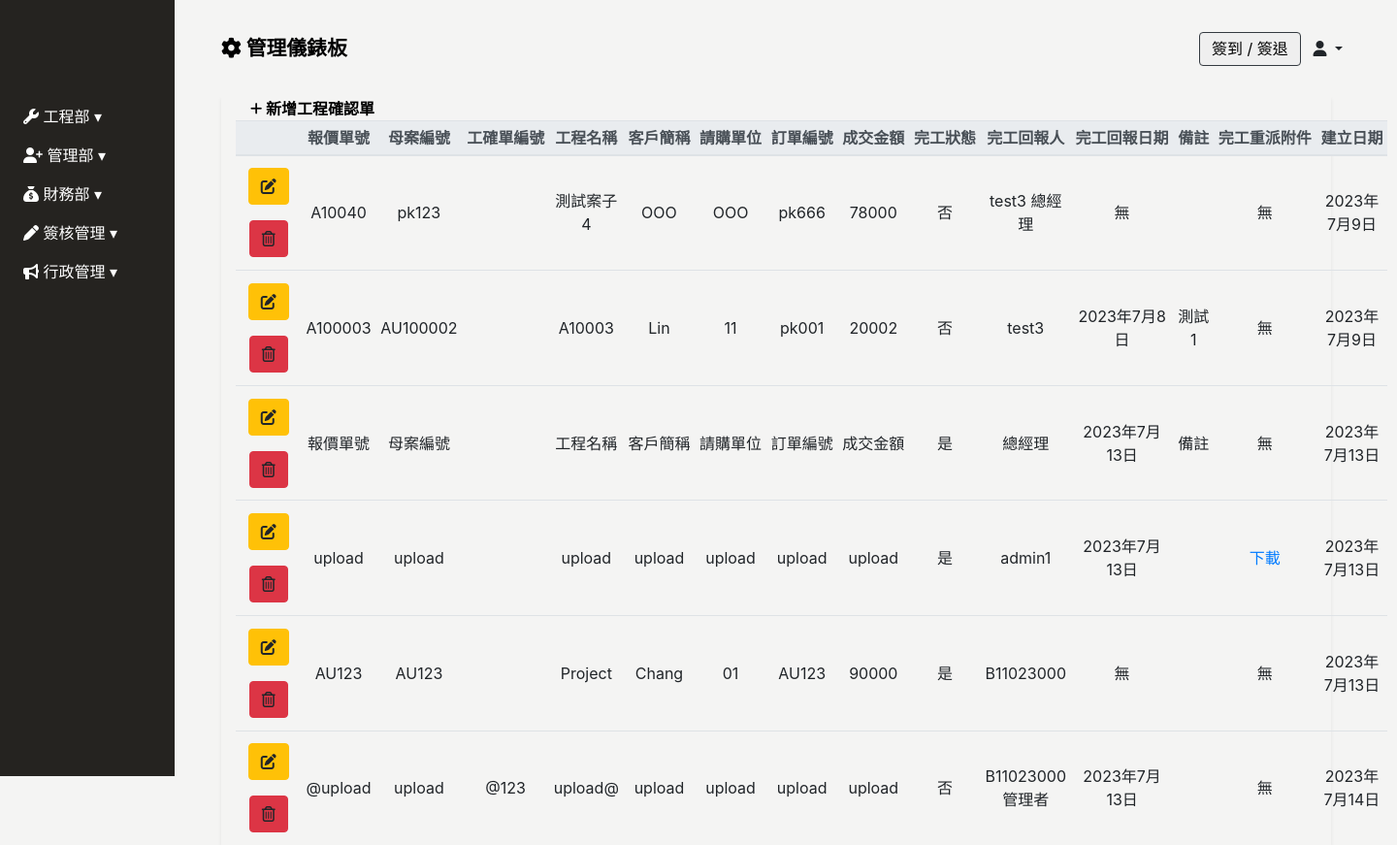
Page /project-confirmation/ on the committed database.
### Backend/models.py (models this page shows, shortened)
class Project_Confirmation(models.Model):
    quotation_id = models.CharField(max_length=100, null=True, blank=True, verbose_name="報價單號")
    project_confirmation_id = models.CharField(max_length=100, null=True, blank=True, verbose_name="工確單編號")
    project_name = models.CharField(max_length=100, null=True, blank=True, verbose_name="工程名稱")
    order_id = models.CharField(max_length=100, null=True, blank=True, verbose_name='訂單編號')
    c_a = models.CharField(max_length=100, null=True, blank=True, verbose_name='母案編號')
    client = models.CharField(max_length=100, null=True, blank=True, verbose_name='客戶簡稱')
    requisition = models.CharField(max_length=100, null=True, blank=True, verbose_name='請購單位')
    turnover = models.CharField(max_length=10, null=True, blank=True, verbose_name='成交金額') # 限制10個字輸入數字應該夠?
    is_completed = models.BooleanField(verbose_name='完工狀態')
    completion_report_employee = models.ManyToManyField(Employee, related_name='projects_confirmation_report_employee', verbose_name='完工回報人')
    completion_report_date = models.DateField(null=True, blank=True, verbose_name="完工回報日期")
    remark = models.TextField(null=True, blank=True, verbose_name="備註")
    reassignment_attachment = models.FileField(upload_to="project_confirmation_reassignment_attachment", null=True, blank=True, verbose_name="完工重派附件")
    created_date = models.DateField(default=timezone.now,verbose_name='建立日期')
    update_date = models.DateField(auto_now=True, verbose_name='更新日期')
    class Meta:
        verbose_name = "工程確認單"   # 單數
        verbose_name_plural = verbose_name   #複數
    def reassignment_attachment_link(self):
        if self.reassignment_attachment:
            download_link = "<a href='{}' download>下載</a>".format(self.reassignment_attachment.url)
            return mark_safe(download_link)
        else:
            return "無"

class Employee(models.Model):
    GENDER_CHOICES = [
        ('M', '男'),
        ('F', '女'),
    ]
    BLOOD_TYPE_CHOICES = [
        ('A', 'A型'),
        ('B', 'B型'),
        ('AB','AB型'),
        ('O', 'O型'),
    ]
    MARITAL_STATUS_CHOICES = [
        ('M', '已婚'),
        ('S', '未婚'),
        ('D', '離異'),
    ]
    MILITARY_STATUS_CHOICES = [
        ('M', '義務役'),
        ('E', '免服役'),
        ('A', '替代役'),
    ]
    user = models.OneToOneField(User, null=True, blank=True, on_delete=models.CASCADE)
    full_name = models.CharField(max_length=10, null=True, blank=True, verbose_name='員工名稱')
    employee_id	 = models.CharField(max_length=30, blank=True,verbose_name='員工ID')
    position = models.CharField(max_length=30, null=True, blank=True, verbose_name='職稱')
    phone_number = models.CharField(max_length=20, null=True, blank=True,verbose_name='手機號碼')
    contact_number = models.CharField(max_length=20, null=True, blank=True,verbose_name='聯絡電話')
    start_date = models.DateField(null=True, blank=True, verbose_name='到職日期')
    seniority = models.DecimalField(max_digits=3, decimal_places=1, null=True, blank=True, verbose_name='目前年資')
    id_number = models.CharField(max_length=20, null=True, blank=True, verbose_name='身份證字號')
    birthday = models.DateField(null=True, blank=True, verbose_name='出生日期')
    age = models.IntegerField(null=True, blank=True, verbose_name='年齡')
    gender = models.CharField(max_length=1, choices=GENDER_CHOICES, null=True, blank=True, verbose_name='性別')
    blood_type = models.CharField(max_length=2, choices=BLOOD_TYPE_CHOICES, null=True, blank=True, verbose_name='血型')
    birth_place = models.CharField(max_length=100, null=True, blank=True, verbose_name='出生地')
    marital_status = models.CharField(max_length=1, choices=MARITAL_STATUS_CHOICES, null=True, blank=True, verbose_name='婚姻狀況')
    military_status = models.CharField(max_length=1, choices=MILITARY_STATUS_CHOICES, null=True, blank=True, verbose_name='兵役狀況')
    permanent_address = models.CharField(max_length=50, null=True, blank=True, verbose_name='戶籍地址')
    current_address_city = models.CharField(max_length=50, null=True, blank=True, verbose_name='現居地址縣市')
    current_address = models.CharField(max_length=50, null=True, blank=True, verbose_name='現居地址')
    location = models.CharField(max_length=50, null=True, blank=True, verbose_name='所在地')
    company_email = models.EmailField(null=True, blank=True, verbose_name='公司E_Mail')
    personal_email = models.EmailField(null=True, blank=True, verbose_name='個人E_Mail')
    emergency_contact = models.CharField(max_length=50, null=True, blank=True, verbose_name='緊急聯絡人1')
    emergency_contact_relations = models.CharField(max_length=50, null=True, blank=True, verbose_name='關係1')
    emergency_contact_phone = models.CharField(max_length=20, null=True, blank=True, verbose_name='聯絡人電話1')
    created_date = models.DateField(default=timezone.now,verbose_name='建立日期')
    update_date = models.DateField(auto_now=True, verbose_name='更新日期')
    class Meta:
        verbose_name = "員工"   # 單數
        verbose_name_plural = verbose_name   #複數

### Frontend/views.py (the view)
# urls.py: path('project-confirmation/', views.Project_Confirmation_ListView.as_view(), name='project-confirmation'),
class Project_Confirmation_ListView(ListView):
    model = Project_Confirmation
    template_name = 'project_confirmation/project_confirmation.html'
    context_object_name = 'project_confirmation'
    def get_context_data(self, **kwargs):
        context = super().get_context_data(**kwargs)
        context["employees_list"] =employees = Employee.objects.values('id','user__username')
        return context

### Frontend/templates/project_confirmation/project_confirmation.html (shortened to what this page needs)
{% extends 'base/base_dashboard.html' %}
{% block import %}
{% load static%}
<link rel="stylesheet" href="{% static 'css/project_confirmation/project_confirmation.css' %}">
{% endblock %}
{% block main %}
<div class="main px-3 px-md-5" id="project-confirmation-app">
    <div class="project-confirmation-table container-fluid shadow-sm table-responsive-lg">
        <table class="table table-sm table-hover text-center" id="table"  data-toggle="table" data-sortable="true" data-show-export="true"
        data-toolbar="#toolbar"  data-pagination="true" data-height="520" data-sticky-header="true" data-search="true" data-show-columns="true" data-show-columns-toggle-all="true">
        <div id="toolbar">
            <div class="project-confirmation-header container-fluid">
                <a href="" class="font-weight-bold" id="sys_new" data-toggle="modal"data-target="#project-confirmation-modal">
                    <i class="fa-solid fa-plus fa-sm" style="color: #000000;"></i> 新增工程確認單
                </a>
            </div>
        </div>
            <thead class="thead-light">
                <tr class="text-nowrap">
                    <th></th>
                    <th data-field="quotation_id" data-sortable="true">報價單號</th>
                    <th data-field="c_a" data-sortable="true">母案編號</th>
                    <th data-field="project_confirmation_id" data-sortable="true">工確單編號</th>
                    <th data-field="project_name" data-sortable="true">工程名稱</th>
                    <th data-field="client" data-sortable="true">客戶簡稱</th>
                    <th data-field="requisition" data-sortable="true">請購單位</th>
                    <th data-field="order_id" data-sortable="true">訂單編號</th>
                    <th data-field="turnover" data-sortable="true">成交金額</th>
                    <th data-field="is_completed" data-sortable="true">完工狀態</th>
                    <th data-field="completion_report_employee" data-sortable="true">完工回報人</th>
                    <th data-field="completion_report_date" data-sortable="true">完工回報日期</th>
                    <th data-field="remark" data-sortable="true">備註</th>
                    <th data-field="reassignment_attachment_link" data-sortable="true">完工重派附件</th>
                    <th data-field="created_date" data-sortable="true">建立日期</th>
                </tr>
            </thead>
            <tbody>
                {% for p in project_confirmation %}
                <tr>
                    <td>
                        <a type="button" data-url="project_confirmation" data-id="{{ p.id }}"
                            class="sys_get btn btn-warning my-2 mx-md-2" data-toggle="modal"
                            data-target="#project-confirmation-modal"><i class="fas fa-edit"></i></a>
                        <a data-url="project_confirmation" data-id="{{ p.id }}" type="button"
                            class="sys_del btn btn-danger my-2 mx-md-2"><i class="far fa-trash-alt"></i></a>
                    </td>
                    <td>{{ p.quotation_id }}</td>
                    <td>{{ p.c_a }}</td>
                    {% if p.project_confirmation_id %}<td>{{ p.project_confirmation_id }}</td>{% else %}<td></td>{% endif %}
                    <td>{{ p.project_name }}</td>
                    <td>{{ p.client }}</td>
                    <td>{{ p.requisition }}</td>
                    <td>{{ p.order_id }}</td>
                    <td>{{ p.turnover }}</td>
                    {% if p.is_completed == True %}<td>是</td>{% else %}<td>否</td>{% endif %}
                    <td>
                        {% for employees_list in p.completion_report_employee.all %}
                            {{ employees_list.full_name }}
                        {% endfor %}
                    </td>
                    {% if p.completion_report_date %}<td>{{ p.completion_report_date }}</td>{% else %}<td>無</td>{% endif %}
                    <td>{{ p.remark }}</td>
                    <td>{{ p.reassignment_attachment_link }}</td>
                    <td>{{ p.created_date }}</td>
                </tr>
                {% endfor %}
            </tbody>
        </table>
    </div>
</div>
{% endblock %}

### static/css/base/base.css (style rules this page uses)
:root { --sidebar-width: 180px; --theme-black: #252320; --theme-white: #f4f4f3; }
body { background: var(--theme-white); }

### static/css/index/index-login.css (style rules this page uses)
.main { width: calc(100vw - var(--sidebar-width) - 20px); position: relative; left: var(--sidebar-width); top: 100px; }

### static/css/project_confirmation/project_confirmation.css (style rules this page uses)
.project-confirmation-header a { text-decoration: none; color: black; }
.project-confirmation-table td { vertical-align: middle; }

### rows in the picture
Project_Confirmation: quotation_id "A10040", c_a "pk123", project_name "測試案子4", client "OOO", requisition "OOO", order_id "pk666", turnover "78000", is_completed "否", shows "無", reassignment_attachment_link "無", created_date "2023年7月9日"
Employee: full_name "test3"
Employee: full_name "總經理"
Project_Confirmation: quotation_id "A100003", c_a "AU100002", project_name "A10003", client "Lin", requisition "11", order_id "pk001", turnover "20002", is_completed "否", completion_report_date "2023年7月8日", remark "測試1", reassignment_attachment_link "無", created_date "2023年7月9日"
Project_Confirmation: quotation_id "報價單號", c_a "母案編號", project_name "工程名稱", client "客戶簡稱", requisition "請購單位", order_id "訂單編號", turnover "成交金額", is_completed "是", completion_report_date "2023年7月13日", remark "備註", reassignment_attachment_link "無", created_date "2023年7月13日"
Project_Confirmation: quotation_id "upload", c_a "upload", project_name "upload", client "upload", requisition "upload", order_id "upload", turnover "upload", is_completed "是", completion_report_date "2023年7月13日", reassignment_attachment_link "下載", created_date "2023年7月13日"
Employee: full_name "admin1"
Project_Confirmation: quotation_id "AU123", c_a "AU123", project_name "Project", client "Chang", requisition "01", order_id "AU123", turnover "90000", is_completed "是", shows "無", reassignment_attachment_link "無", created_date "2023年7月13日"
Employee: full_name "B11023000"
Project_Confirmation: quotation_id "@upload", c_a "upload", project_confirmation_id "@123", project_name "upload@", client "upload", requisition "upload", order_id "upload", turnover "upload", is_completed "否", completion_report_date "2023年7月13日", reassignment_attachment_link "無", created_date "2023年7月14日"
Employee: full_name "管理者"
